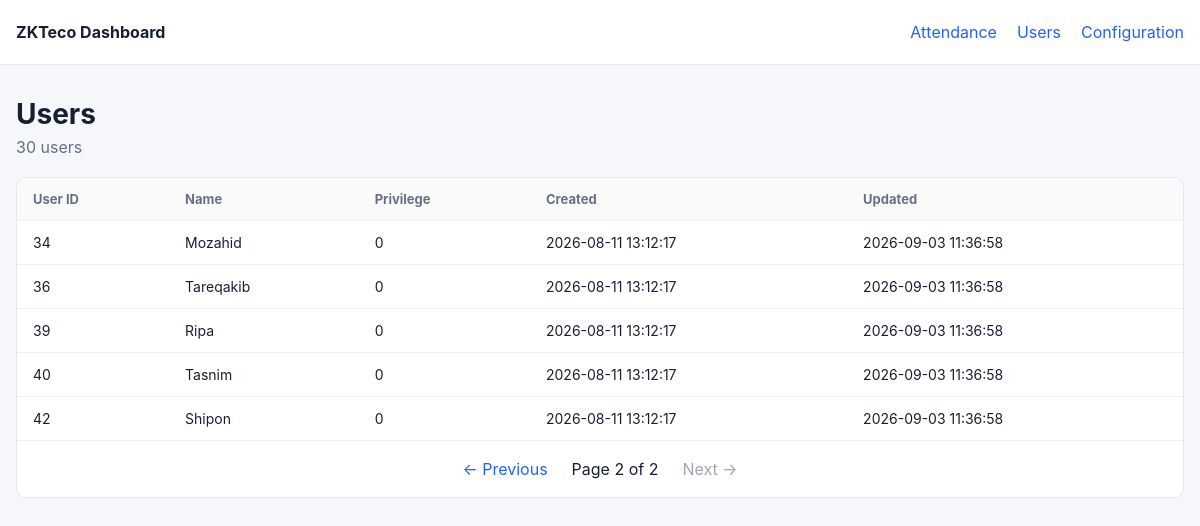
The app's page /users?page=2, older data.
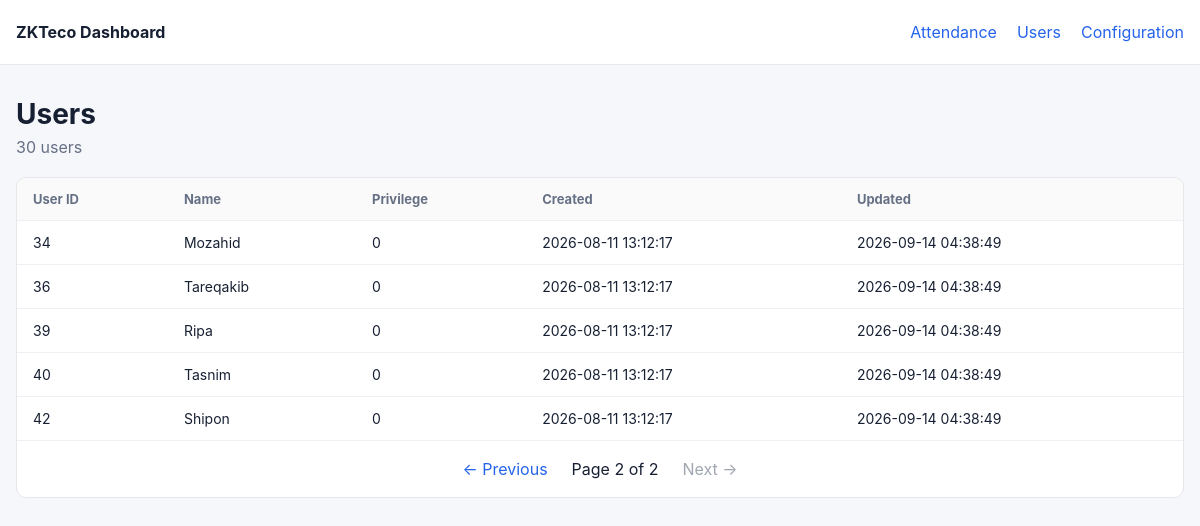
The same page, newer data.
### tables this page shows
CREATE TABLE users (
            user_id TEXT PRIMARY KEY,
            name TEXT,
            privilege TEXT,
            created_at TEXT DEFAULT CURRENT_TIMESTAMP,
            updated_at TEXT DEFAULT CURRENT_TIMESTAMP
        );

### dashboard/app.py (the view)
@app.route("/users")
def users():
    try:
        page = max(1, int(request.args.get("page", 1)))
    except ValueError:
        page = 1
    per_page = 25
    offset = (page - 1) * per_page
    db = get_db()
    total = db.execute(
        "SELECT COUNT(*) FROM users"
    ).fetchone()[0]
    rows = db.execute(
        """
        SELECT
            user_id,
            name,
            privilege,
            created_at,
            updated_at
        FROM users
        ORDER BY CAST(user_id AS INTEGER), user_id
        LIMIT ? OFFSET ?
        """,
        (per_page, offset),
    ).fetchall()
    db.close()
    total_pages = max(1, (total + per_page - 1) // per_page)
    return render_template(
        "users.html",
        rows=rows,
        page=page,
        total=total,
        total_pages=total_pages,
    )

### dashboard/app.py (called while the page is built)
def get_db():
    db = sqlite3.connect(DB_FILE)
    db.row_factory = sqlite3.Row
    return db

### dashboard/templates/users.html
{% extends "base.html" %}
{% block content %}
<div class="page-header">
    <div>
        <h1>Users</h1>
        <p>{{ total }} users</p>
    </div>
</div>
<div class="card">
    <div class="table-wrap">
        <table>
            <thead>
                <tr>
                    <th>User ID</th>
                    <th>Name</th>
                    <th>Privilege</th>
                    <th>Created</th>
                    <th>Updated</th>
                </tr>
            </thead>
            <tbody>
            {% for row in rows %}
                <tr>
                    <td>{{ row.user_id }}</td>
                    <td>{{ row.name }}</td>
                    <td>{{ row.privilege }}</td>
                    <td>{{ row.created_at }}</td>
                    <td>{{ row.updated_at }}</td>
                </tr>
            {% else %}
                <tr>
                    <td colspan="5" class="empty">No users found.</td>
                </tr>
            {% endfor %}
            </tbody>
        </table>
    </div>
    {% include "_pagination.html" %}
</div>
{% endblock %}

### dashboard/templates/base.html (shortened to what this page needs)
<!doctype html>
<html lang="en">
<head>
    <link rel="stylesheet" href="{{ url_for('static', filename='style.css') }}">
</head>
<body>
<header class="topbar">
    <div class="container nav">
        <div class="brand">ZKTeco Dashboard</div>
        <nav>
            <a href="{{ url_for('attendance') }}">Attendance</a>
            <a href="{{ url_for('users') }}">Users</a>
            <a href="{{ url_for('config_page') }}">Configuration</a>
        </nav>
    </div>
</header>
<main class="container">
    {% block content %}{% endblock %}
</main>
</body>
</html>

### dashboard/templates/_pagination.html
{% if total_pages > 1 %}
<div class="pagination">
    {% if page > 1 %}
        <a href="{{ url_for(request.endpoint, page=page - 1, user_id=selected_user_id if selected_user_id else None, from_date=selected_from_date if selected_from_date else None, to_date=selected_to_date if selected_to_date else None) }}">← Previous</a>
    {% else %}
        <span class="disabled">← Previous</span>
    {% endif %}
    <span>Page {{ page }} of {{ total_pages }}</span>
    {% if page < total_pages %}
        <a href="{{ url_for(request.endpoint, page=page + 1, user_id=selected_user_id if selected_user_id else None, from_date=selected_from_date if selected_from_date else None, to_date=selected_to_date if selected_to_date else None) }}">Next →</a>
    {% else %}
        <span class="disabled">Next →</span>
    {% endif %}
</div>
{% endif %}

### dashboard/static/style.css (style rules this page uses)
* { box-sizing: border-box; }
body { margin: 0; background: #f5f7fa; color: #172033; font-family: -apple-system, BlinkMacSystemFont, "Segoe UI", sans-serif; }
.topbar { background: #fff; border-bottom: 1px solid #e5e7eb; }
.container { width: min(1200px, calc(100% - 32px)); margin: 0 auto; }
.nav { height: 64px; display: flex; align-items: center; justify-content: space-between; }
.brand { font-weight: 700; }
nav { display: flex; gap: 20px; }
nav a, .pagination a { color: #2563eb; text-decoration: none; }
main { padding: 32px 0; }
.page-header { margin-bottom: 20px; }
h1 { margin: 0 0 6px; font-size: 28px; }
p { margin: 0; color: #667085; }
.card { background: white; border: 1px solid #e5e7eb; border-radius: 10px; overflow: hidden; }
.table-wrap { overflow-x: auto; }
table { width: 100%; border-collapse: collapse; }
th, td { padding: 13px 16px; text-align: left; border-bottom: 1px solid #eef0f3; white-space: nowrap; }
th { background: #fafafa; font-size: 13px; color: #667085; }
td { font-size: 14px; }
.pagination { display: flex; align-items: center; justify-content: center; gap: 24px; padding: 18px; }
.pagination .disabled { color: #a0a6b0; }

Row changes from the older to the newer data that the page shows:
changed users "Mozahid": updated_at "2026-09-03 11:36:58" → "2026-09-14 04:38:49"
changed users "Tareqakib": updated_at "2026-09-03 11:36:58" → "2026-09-14 04:38:49"
changed users "Ripa": updated_at "2026-09-03 11:36:58" → "2026-09-14 04:38:49"
changed users "Tasnim": updated_at "2026-09-03 11:36:58" → "2026-09-14 04:38:49"
changed users "Shipon": updated_at "2026-09-03 11:36:58" → "2026-09-14 04:38:49"
